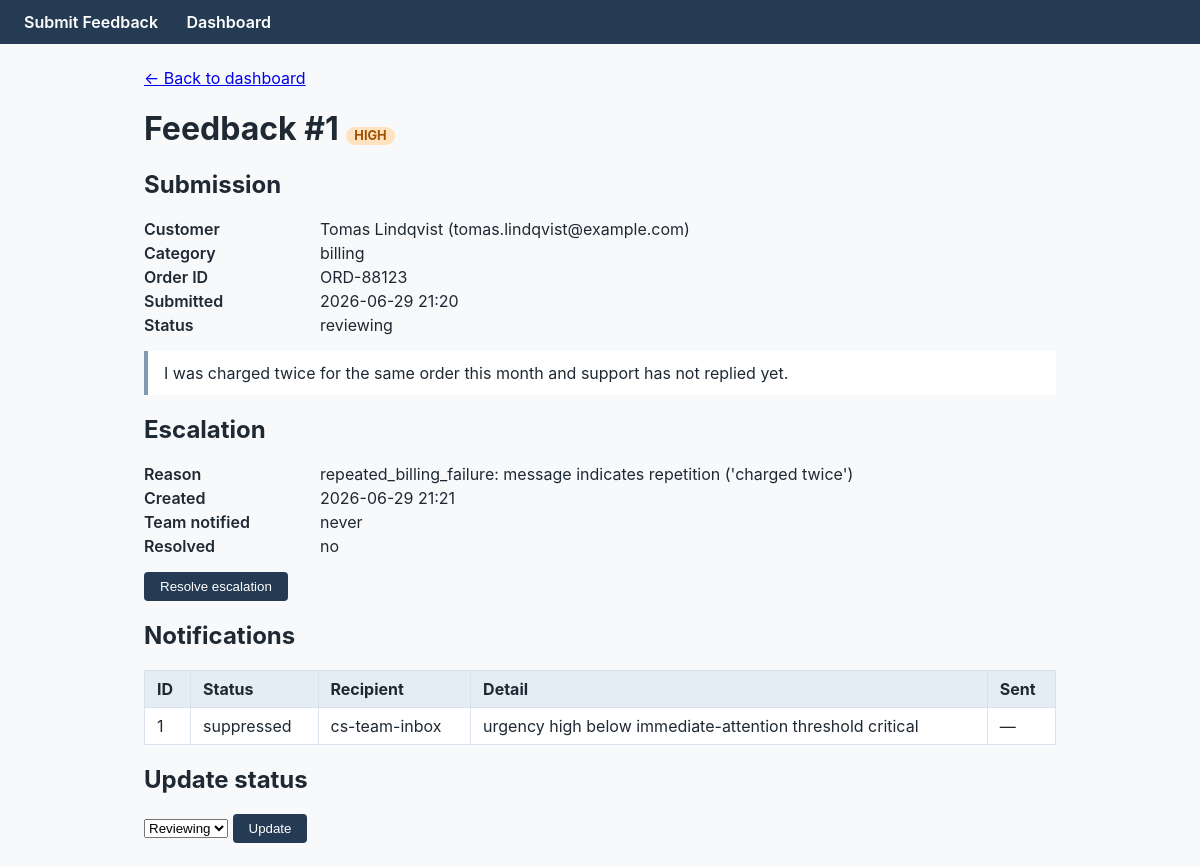
The page /dashboard/feedback/1 on the database its author committed.
### app/models/feedback.py (models this page shows, shortened)
class Feedback(db.Model):
    __tablename__ = "feedback"
    id = db.Column(db.Integer, primary_key=True)
    customer_name = db.Column(db.String(120), nullable=False)
    customer_email = db.Column(db.String(254), nullable=False, index=True)
    message = db.Column(db.Text, nullable=False)
    category = _enum_column(FeedbackCategory, nullable=False, index=True)
    order_id = db.Column(db.String(40), nullable=True)
    created_at = db.Column(db.DateTime, nullable=False, default=datetime.utcnow, index=True)
    urgency = _enum_column(
        UrgencyLevel, nullable=False, default=UrgencyLevel.NORMAL, index=True
    )
    status = _enum_column(
        FeedbackStatus, nullable=False, default=FeedbackStatus.NEW, index=True
    )
    escalation = db.relationship(
        "Escalation", back_populates="feedback", uselist=False,
        cascade="all, delete-orphan",
    )

### app/models/escalation.py (models this page shows, shortened)
class Escalation(db.Model):
    __tablename__ = "escalations"
    id = db.Column(db.Integer, primary_key=True)
    feedback_id = db.Column(
        db.Integer, db.ForeignKey("feedback.id"), nullable=False, unique=True
    )
    reason = db.Column(db.String(255), nullable=False)
    created_at = db.Column(db.DateTime, nullable=False, default=datetime.utcnow)
    is_resolved = db.Column(db.Boolean, nullable=False, default=False)
    resolved_at = db.Column(db.DateTime, nullable=True)
    notified_at = db.Column(db.DateTime, nullable=True)
    feedback = db.relationship("Feedback", back_populates="escalation")
    notifications = db.relationship(
        "Notification", back_populates="escalation",
        cascade="all, delete-orphan",
    )

### app/models/notification.py (models this page shows, shortened)
class Notification(db.Model):
    __tablename__ = "notifications"
    id = db.Column(db.Integer, primary_key=True)
    escalation_id = db.Column(
        db.Integer, db.ForeignKey("escalations.id"), nullable=False
    )
    channel = db.Column(db.String(20), nullable=False, default="outbox")
    recipient = db.Column(db.String(120), nullable=True)
    subject = db.Column(db.String(200), nullable=True)
    body = db.Column(db.Text, nullable=True)
    status = db.Column(
        sa.Enum(NotificationStatus, values_callable=lambda e: [m.value for m in e]),
        nullable=False,
    )
    detail = db.Column(db.String(255), nullable=True)
    created_at = db.Column(db.DateTime, nullable=False, default=datetime.utcnow)
    sent_at = db.Column(db.DateTime, nullable=True)
    escalation = db.relationship("Escalation", back_populates="notifications")

### app/routes/dashboard.py (the view)
@dashboard_bp.get("/feedback/<int:feedback_id>")
def feedback_detail(feedback_id: int):
    repository = FeedbackRepository(db.session)
    feedback = repository.get(feedback_id)
    if feedback is None:
        abort(404)
    notifications = []
    if feedback.escalation is not None:
        notifications = NotificationRepository(db.session).for_escalation(
            feedback.escalation.id
        )
    return render_template(
        "dashboard/feedback_detail.html",
        feedback=feedback,
        notifications=notifications,
        statuses=list(FeedbackStatus),
    )

### app/repositories/feedback_repository.py (called while the page is built)
    def get(self, feedback_id: int) -> Feedback | None:
        return self.session.get(Feedback, feedback_id)

### app/repositories/notification_repository.py (called while the page is built)
    def for_escalation(self, escalation_id: int) -> list[Notification]:
        return (
            self.session.query(Notification)
            .filter(Notification.escalation_id == escalation_id)
            .order_by(Notification.created_at)
            .all()
        )

### app/templates/dashboard/feedback_detail.html (shortened to what this page needs)
{% extends "base.html" %}
{% block content %}
<p><a href="{{ url_for('dashboard.feedback_list') }}">&larr; Back to dashboard</a></p>
<h1>Feedback #{{ feedback.id }}
  <span class="badge urgency-{{ feedback.urgency.value }}">{{ feedback.urgency.value }}</span>
</h1>
<section>
  <h2>Submission</h2>
  <dl>
    <dt>Customer</dt><dd>{{ feedback.customer_name }} ({{ feedback.customer_email }})</dd>
    <dt>Category</dt><dd>{{ feedback.category.value.replace('_', ' ') }}</dd>
    <dt>Order ID</dt><dd>{{ feedback.order_id or '—' }}</dd>
    <dt>Submitted</dt><dd>{{ feedback.created_at.strftime('%Y-%m-%d %H:%M') }}</dd>
    <dt>Status</dt><dd>{{ feedback.status.value }}</dd>
  </dl>
  <blockquote>{{ feedback.message }}</blockquote>
</section>
<section>
  <h2>Escalation</h2>
  {% if feedback.escalation %}
    <dl>
      <dt>Reason</dt><dd>{{ feedback.escalation.reason }}</dd>
      <dt>Created</dt><dd>{{ feedback.escalation.created_at.strftime('%Y-%m-%d %H:%M') }}</dd>
      <dt>Team notified</dt>
      <dd>{{ feedback.escalation.notified_at.strftime('%Y-%m-%d %H:%M') if feedback.escalation.notified_at else 'never' }}</dd>
      <dt>Resolved</dt>
      <dd>{{ 'yes' if feedback.escalation.is_resolved else 'no' }}</dd>
    </dl>
    {% if not feedback.escalation.is_resolved %}
    <form method="post"
          action="{{ url_for('dashboard.resolve_escalation', escalation_id=feedback.escalation.id) }}">
      <button type="submit">Resolve escalation</button>
    </form>
    {% endif %}
  {% else %}
    <p>This feedback was not escalated.</p>
  {% endif %}
</section>
<section>
  <h2>Notifications</h2>
  {% if notifications %}
  <table>
    <thead>
      <tr><th>ID</th><th>Status</th><th>Recipient</th><th>Detail</th><th>Sent</th></tr>
    </thead>
    <tbody>
      {% for notification in notifications %}
      <tr>
        <td>{{ notification.id }}</td>
        <td>{{ notification.status.value }}</td>
        <td>{{ notification.recipient or '—' }}</td>
        <td>{{ notification.detail or '—' }}</td>
        <td>{{ notification.sent_at.strftime('%Y-%m-%d %H:%M') if notification.sent_at else '—' }}</td>
      </tr>
      {% endfor %}
    </tbody>
  </table>
  {% else %}
    <p>No notifications recorded for this feedback.</p>
  {% endif %}
</section>
<section>
  <h2>Update status</h2>
  <form method="post" action="{{ url_for('dashboard.update_status', feedback_id=feedback.id) }}">
    <select name="status">
      {% for status in statuses %}
        <option value="{{ status.value }}"
                {% if feedback.status == status %}selected{% endif %}>
          {{ status.value.title() }}
        </option>
      {% endfor %}
    </select>
    <button type="submit">Update</button>
  </form>
</section>
{% endblock %}

### app/static/css/style.css (style rules this page uses)
* { box-sizing: border-box; }
body { font-family: -apple-system, "Segoe UI", Helvetica, Arial, sans-serif; margin: 0; color: #1f2933; background: #f8f9fa; }
table { border-collapse: collapse; width: 100%; background: #fff; }
th, td { border: 1px solid #d9e2ec; padding: 0.5rem 0.75rem; text-align: left; }
th { background: #e4ecf4; }
.badge { display: inline-block; padding: 0.1rem 0.5rem; border-radius: 999px; font-size: 0.8rem; font-weight: 700; text-transform: uppercase; }
.urgency-high { background: #ffe3c1; color: #9f5000; }
blockquote { background: #fff; border-left: 4px solid #829ab1; margin: 0.5rem 0; padding: 0.75rem 1rem; }
dl { display: grid; grid-template-columns: 10rem 1fr; gap: 0.25rem 1rem; }
dt { font-weight: 600; }
dd { margin: 0; }
button { background: #243b53; color: #fff; border: none; border-radius: 4px; padding: 0.45rem 1rem; cursor: pointer; }

### rows shown on the page
Feedback: id "1", urgency.value "HIGH", customer_name "Tomas Lindqvist", customer_email "tomas.lindqvist@example.com", category.value.replace "billing", order "ORD-88123", created_at "2026-06-29 21:20", status.value "reviewing", message "I was charged twice for the same order this month and support has not replied yet.", status "Reviewing"
Escalation: escalation.reason "repeated_billing_failure: message indicates repetition ('charged twice')", escalation.created_at "2026-06-29 21:21", escalation.notified_at "never", is_resolved "no"
Notification: id "1", status.value "suppressed", recipient "cs-team-inbox", detail "urgency high below immediate-attention threshold critical", sent_at "—"
